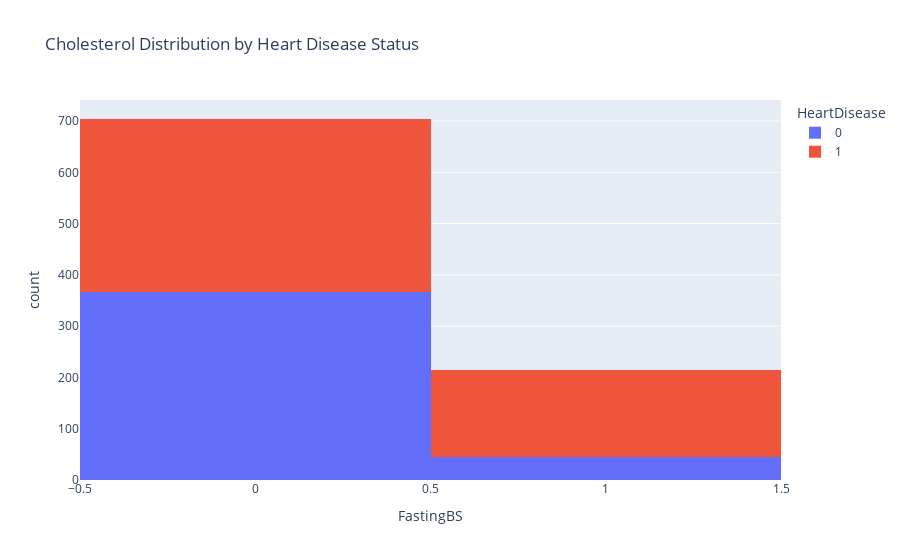

Notebook source saved alongside this figure:
### Markdown cell above
# FastingBP VS HeartDisease

### Code cell
px.histogram(heart, x='FastingBS', color='HeartDisease', title='Cholesterol Distribution by Heart Disease Status')

### Figure 1 — Plotly figure (JSON) as saved in the notebook; plotly's stock layout.template omitted (floating-point values rounded to 4 significant figures; data arrays with more than 128 entries replaced by an {"elided": "..."} marker saying what was removed)
{"data": [{"bingroup": "x", "hovertemplate": "HeartDisease=0<br>FastingBS=%{x}<br>count=%{y}<extra></extra>", "legendgroup": "0", "marker": {"color": "#636efa", "pattern": {"shape": ""}}, "name": "0", "orientation": "v", "showlegend": true, "type": "histogram", "x": {"elided": "410 int values"}, "xaxis": "x", "yaxis": "y"}, {"bingroup": "x", "hovertemplate": "HeartDisease=1<br>FastingBS=%{x}<br>count=%{y}<extra></extra>", "legendgroup": "1", "marker": {"color": "#EF553B", "pattern": {"shape": ""}}, "name": "1", "orientation": "v", "showlegend": true, "type": "histogram", "x": {"elided": "508 int values"}, "xaxis": "x", "yaxis": "y"}], "layout": {"barmode": "relative", "legend": {"title": {"text": "HeartDisease"}, "tracegroupgap": 0}, "title": {"text": "Cholesterol Distribution by Heart Disease Status"}, "xaxis": {"anchor": "y", "domain": [0, 1], "title": {"text": "FastingBS"}}, "yaxis": {"anchor": "x", "domain": [0, 1], "title": {"text": "count"}}}}
